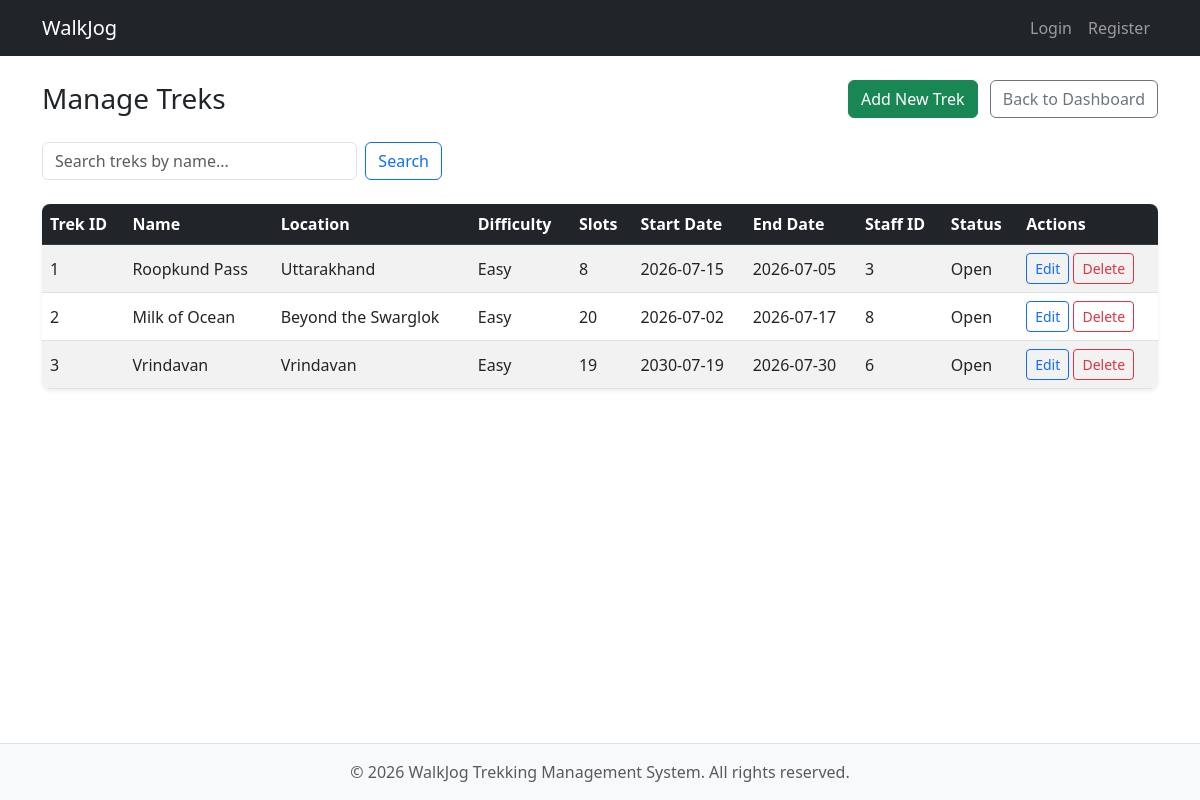
Screenshot of /admin/dashboard/treks with the database file from the repository.
### models.py (models this page shows)
class Trek(db.Model):
    __tablename__ = 'treks'
    trek_id = db.Column(
        db.Integer,
        primary_key=True
    )
    trek_name = db.Column(
        db.String(100),
        nullable=False
    )
    location = db.Column(
        db.String(100),
        nullable=False
    )
    difficulty = db.Column(
        db.String(20),
        nullable=False
    )
    available_slots = db.Column(
        db.Integer,
        nullable=False
    )
    duration = db.Column(
        db.Integer,
        nullable=True
    )
    status = db.Column(
        db.String(20),
        default='Pending'
    )
    start_date = db.Column(
        db.Date
    )
    end_date = db.Column(
        db.Date
    )
    is_blacklisted = db.Column(
        db.Boolean,
        default=False
    )
    staff_id = db.Column(
        db.Integer,
        db.ForeignKey('staff_profile.staff_id'),
        nullable=True
    )

### app.py (the view)
@app.route("/admin/dashboard/treks")
def manage_treks():
    search_query = request.args.get('search', '')
    if search_query:
        treks = Trek.query.filter(Trek.trek_name.ilike(f'%{search_query}%')).all()
    else:
        treks = Trek.query.all()
    return render_template('manage_treks.html', treks=treks)

### templates/manage_treks.html (shortened to what this page needs)
{% extends "base.html" %}
{% block content %}
<div class="d-flex justify-content-between align-items-center mb-4">
    <h1 class="h3 mb-0">Manage Treks</h1>
    <div>
        <a href="{{ url_for('add_trek') }}" class="btn btn-success">Add New Trek</a>
        <a href="/admin/dashboard/admin" class="btn btn-outline-secondary ms-2">Back to Dashboard</a>
    </div>
</div>
<form method="GET" class="d-flex mb-4" style="max-width: 400px;">
    <input class="form-control me-2" type="text" name="search" placeholder="Search treks by name..." value="{{ request.args.get('search', '') }}">
    <button class="btn btn-outline-primary" type="submit">Search</button>
</form>
<div class="table-responsive bg-white rounded-3 shadow-sm">
    <table class="table table-hover table-striped mb-0 align-middle">
        <thead class="table-dark">
        <tr>
            <th>Trek ID</th>
            <th>Name</th>
            <th>Location</th>
            <th>Difficulty</th>
            <th>Slots</th>
            <th>Start Date</th>
            <th>End Date</th>
            <th>Staff ID</th>
            <th>Status</th>
            <th>Actions</th>
        </tr>
        </thead>
        <tbody>
        {% for trek in treks %}
        <tr>
            <td>{{ trek.trek_id }}</td>
            <td>{{ trek.trek_name }}</td>
            <td>{{ trek.location }}</td>
            <td>{{ trek.difficulty }}</td>
            <td>{{ trek.available_slots }}</td>
            <td>{{ trek.start_date }}</td>
            <td>{{ trek.end_date }}</td>
            <td>{{ trek.staff_id if trek.staff_id else 'None' }}</td>
            <td>{{ trek.status }}</td>
            <td>
                <a href="{{ url_for('edit_trek', trek_id=trek.trek_id) }}" class="btn btn-sm btn-outline-primary">Edit</a>
                <a href="{{ url_for('delete_trek', trek_id=trek.trek_id) }}" class="btn btn-sm btn-outline-danger"
                    onclick="return confirm('Are you sure you want to delete this trek?');">Delete</a>
            </td>
        </tr>
        {% else %}
        <tr>
            <td colspan="10" class="text-center text-muted py-4">No treks found.</td>
        </tr>
        {% endfor %}
        </tbody>
    </table>
</div>
{% endblock %}

### rows the page displays
Trek: trek_id "1", trek_name "Roopkund Pass", location "Uttarakhand", difficulty "Easy", available_slots "8", start_date "2026-07-15", end_date "2026-07-05", staff "3", status "Open"
Trek: trek_id "2", trek_name "Milk of Ocean", location "Beyond the Swarglok", difficulty "Easy", available_slots "20", start_date "2026-07-02", end_date "2026-07-17", staff "8", status "Open"
Trek: trek_id "3", trek_name "Vrindavan", location "Vrindavan", difficulty "Easy", available_slots "19", start_date "2030-07-19", end_date "2026-07-30", staff "6", status "Open"
